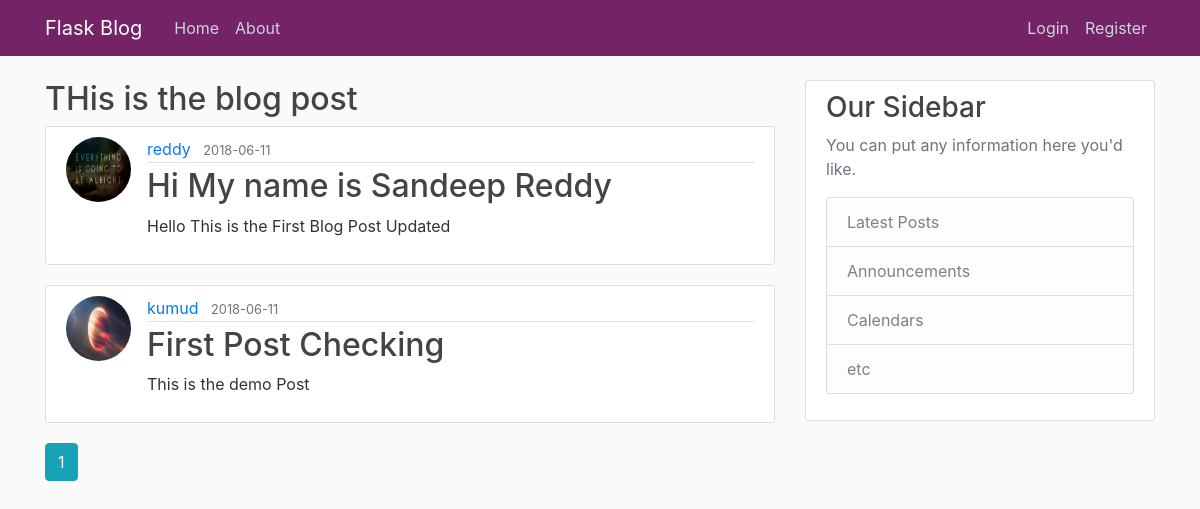
Page /home on the earlier database version.
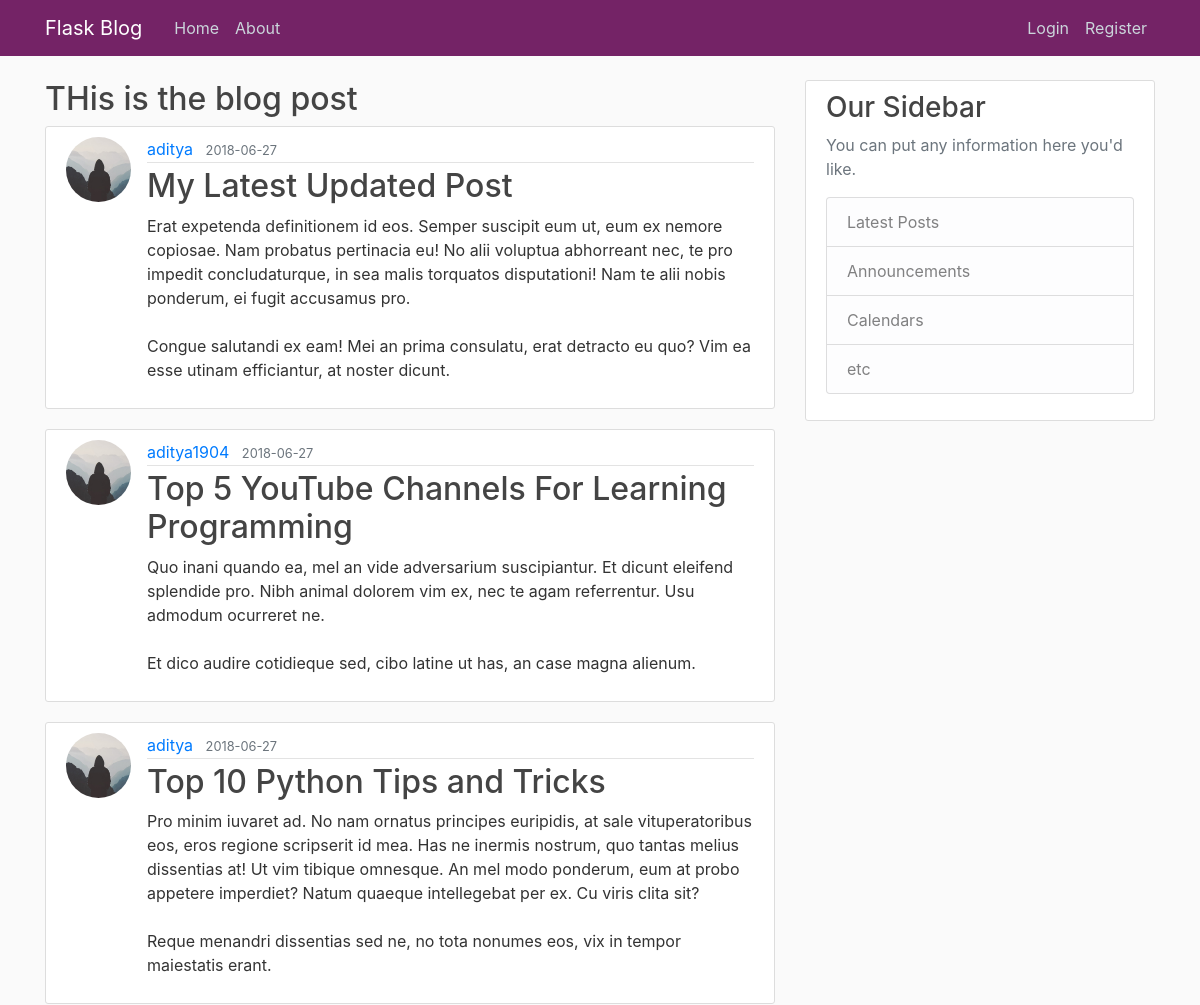
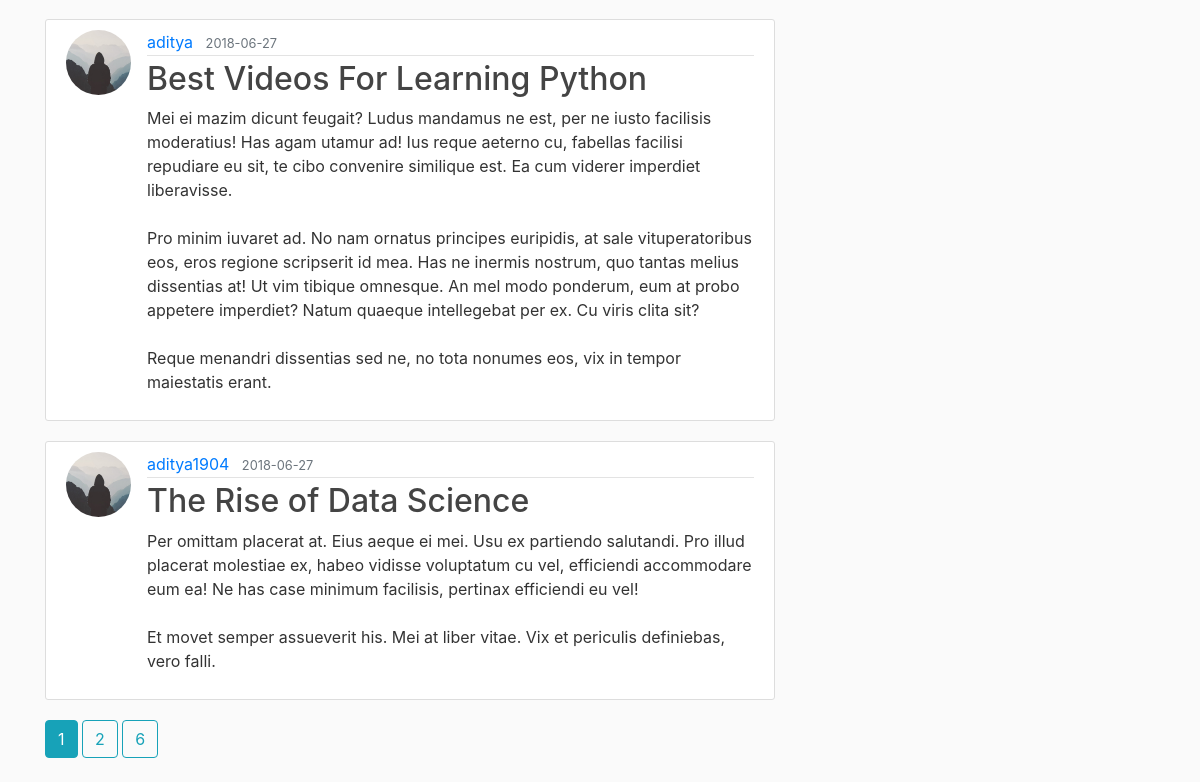
Same page on the later database version (2 pictures, top to bottom).
### flask_blog/models.py (models this page shows, shortened)
class Post(db.Model):
    id = db.Column(db.Integer, primary_key=True)
    title = db.Column(db.String(100), nullable=False)
    date_posted = db.Column(
        db.DateTime, nullable=False, default=datetime.utcnow)
    content = db.Column(db.Text, nullable=False)
    user_id = db.Column(db.Integer, db.ForeignKey('user.id'), nullable=False)

class User(db.Model, UserMixin):
    id = db.Column(db.Integer, primary_key=True)
    username = db.Column(db.String(20), unique=True, nullable=False)
    email = db.Column(db.String(120), unique=True, nullable=False)
    image_file = db.Column(db.String(20), nullable=False, default='default.jpg')
    password = db.Column(db.String(60), nullable=False)
    posts = db.relationship('Post', backref='author', lazy=True)

### flask_blog/routes.py (the view)
@app.route("/")
@app.route("/home")
def home():
    page = request.args.get('page',1,type=int)
    posts = Post.query.order_by(Post.date_posted.desc()).paginate(page,per_page = 5)
    return render_template('home.html', posts=posts)

### flask_blog/templates/home.html (shortened to what this page needs)
{% extends "layout.html" %}
{%block content%}
    <h2>THis is the blog post</h2>
    {% for post in posts.items%}
        <article class="media content-section">
<img class="rounded-circle article-img" src="{{ url_for('static', filename='profile_pic/' + post.author.image_file) }}">
            <div class="media-body">
                <div class="article-metadata">
                    <a class="mr-2" href="{{ url_for('user_posts',username= post.author.username) }}">{{ post.author.username }}</a>
                    <small class="text-muted">{{ post.date_posted.strftime('%Y-%m-%d') }}</small>
                </div>
                <h2>
                    <a class="article-title" href="{{ url_for('post',post_id=post.id) }}">{{ post.title }}</a>
                </h2>
                <p class="article-content">{{ post.content }}</p>
            </div>
        </article>
    {%endfor%}
     {% for page_num in posts.iter_pages(left_edge =1 ,right_edge=1, left_current=1,right_current =2  )  %}
        {% if page_num %}
             {% if posts.page == page_num %}
            <a class="btn btn-info mb-4" href="{{url_for('home',page=page_num)}}">{{ page_num }}</a>
             {% else %}
            <a class="btn btn-outline-info mb-4" href="{{url_for('home',page=page_num)}}">{{ page_num }}</a>
             {% endif %}
        {% endif %}
     {%endfor%}
{% endblock content %}

Differences in the rows shown:
no longer on this page (row unchanged): Post: image_file (picture), author.username "reddy", date_posted "2018-06-11", title "Hi My name is Sandeep Reddy", content "Hello This is the First Blog Post Updated"
no longer on this page (row unchanged): Post: image_file (picture), author.username "kumud", date_posted "2018-06-11", title "First Post Checking", content "This is the demo Post"
added Post: image_file (placeholder picture), author.username "aditya", date_posted "2018-06-27", title "My Latest Updated Post", content "Erat expetenda definitionem id eos. Semper suscipit eum ut, eum ex nemore copiosae. Nam probatus pertinacia eu! No alii voluptua abhorreant nec, te pro impedit concludaturque, in sea malis torquatos disputationi! Nam te alii nobis ponderum, ei fugit accusamus pro. Congue salutandi ex eam! Mei an prima consulatu, erat detracto eu quo? Vim ea esse utinam efficiantur, at noster dicunt."
added Post: image_file (placeholder picture), author.username "aditya1904", date_posted "2018-06-27", title "Top 5 YouTube Channels For Learning Programming", content "Quo inani quando ea, mel an vide adversarium suscipiantur. Et dicunt eleifend splendide pro. Nibh animal dolorem vim ex, nec te agam referrentur. Usu admodum ocurreret ne. Et dico audire cotidieque sed, cibo latine ut has, an case magna alienum."
added Post: image_file (placeholder picture), author.username "aditya", date_posted "2018-06-27", title "Top 10 Python Tips and Tricks", content "Pro minim iuvaret ad. No nam ornatus principes euripidis, at sale vituperatoribus eos, eros regione scripserit id mea. Has ne inermis nostrum, quo tantas melius dissentias at! Ut vim tibique omnesque. An mel modo ponderum, eum at probo appetere imperdiet? Natum quaeque intellegebat per ex. Cu viris clita sit? Reque menandri dissentias sed ne, no tota nonumes eos, vix in tempor maiestatis erant."
added Post: image_file (placeholder picture), author.username "aditya", date_posted "2018-06-27", title "Best Videos For Learning Python", content "Mei ei mazim dicunt feugait? Ludus mandamus ne est, per ne iusto facilisis moderatius! Has agam utamur ad! Ius reque aeterno cu, fabellas facilisi repudiare eu sit, te cibo convenire similique est. Ea cum viderer imperdiet liberavisse. Pro minim iuvaret ad. No nam ornatus principes euripidis, at sale vituperatoribus eos, eros regione scripserit id mea. Has ne inermis nostrum, quo tantas melius dissentias at! Ut vim tibique omnesque. An mel modo ponderum, eum at probo appetere imperdiet? Natum quaeque intellegebat per ex. Cu viris clita sit? Reque menandri dissentias sed ne, no tota nonumes eos, vix in tempor maiestatis erant."
added Post: image_file (placeholder picture), author.username "aditya1904", date_posted "2018-06-27", title "The Rise of Data Science", content "Per omittam placerat at. Eius aeque ei mei. Usu ex partiendo salutandi. Pro illud placerat molestiae ex, habeo vidisse voluptatum cu vel, efficiendi accommodare eum ea! Ne has case minimum facilisis, pertinax efficiendi eu vel! Et movet semper assueverit his. Mei at liber vitae. Vix et periculis definiebas, vero falli."
Other differences:
new list line: "2"
new list line: "6"
